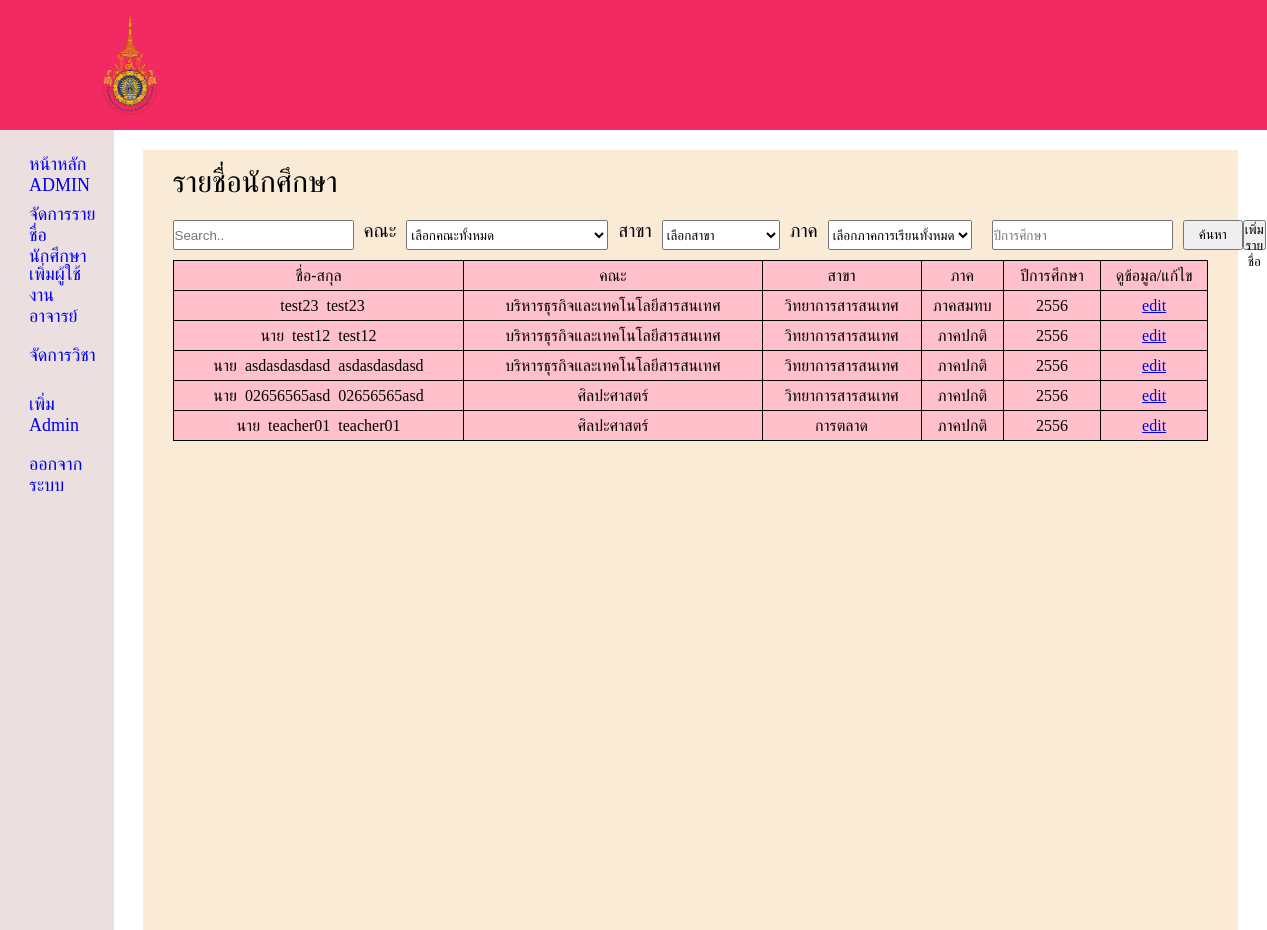
The app's page /admin/admin_manageStd.php (signed in) with its own data.
### tables this page shows
CREATE TABLE `student_detail` (
  `Student_id` int(11) NOT NULL,
  `User_id` int(11) NOT NULL,
  `Prefix` text NOT NULL,
  `Fname` varchar(100) NOT NULL,
  `Lname` varchar(100) NOT NULL,
  `Faculty` enum('บริหารธุรกิจและเทคโนโลยีสารสนเทศ','ศิลปะศาสตร์') NOT NULL,
  `Major` enum('วิทยาการสารสนเทศ','การตลาด','บัญชี') NOT NULL,
  `Student_idcard` int(13) DEFAULT NULL,
  `Supclass_std` text,
  `Student_year` int(4) NOT NULL,
  `Phone_std` int(11) DEFAULT NULL,
  `Email_std` text,
  `Pic_grad` varchar(255) DEFAULT NULL,
  `std_confirm_tran` int(1) NOT NULL DEFAULT '0'
);

### admin/admin_manageStd.php (the view, shortened to what this page needs)
<?php
require '../connect.php';
if (isset($_POST['btn-search'])){
    $name = $_POST["searchStd"];
    $faculty = $_POST['select-faculty'];
    $major = $_POST['select-major'];
    $student_year = $_POST['student_year'];
    $supclass = $_POST['select-supclass'];
    $sql = "SELECT * FROM student_detail WHERE Faculty LIKE '%$faculty%' AND Major LIKE '%$major%' AND Fname LIKE '%$name%' AND Supclass_std LIKE '%$supclass%' AND Student_year LIKE '%$student_year%'";
}
else if(isset($_POST['btn-search'])){
    $name = $_POST["searchStd"];
    $sql = "SELECT * FROM student_detail WHERE Fname LIKE '%$name%' order by Fname ASC";
}
else{$sql = "SELECT * FROM student_detail";
}
$result = $connect->query($sql);
?>
<!DOCTYPE html>
<html lang="en">
<head>
    <link rel='stylesheet' type='text/css' media='screen' href='styleadmin.css'>
</head>
<body>
    <header class="header">
    <img src="../picture/มหาวิทยาลัยเทคโนโลยีราชมงคลตะวันออก.png" class="logo">
        </header>
        <div class="container">
            <nav class="sidebar">
                <div class="menu-bar">
                    <div class="menu">
                        <ul class="menu-links">
                            <li class="link">
                                <a href ="admin_home.php">
                                    <span class="text nav-text">หน้าหลัก ADMIN</span>
                                </a>
                            </li>
                            <li class="link">
                                <a href ="admin_manageStd.php">
                                    <span class="text nav-text">จัดการรายชื่อนักศึกษา</span>
                                </a>
                            </li>
                            <li class="link">
                                <a href ="add-user-teacher.php">
                                    <span class="text nav-text">เพิ่มผู้ใช้งานอาจารย์</span>
                                </a>
                            </li>
                            <li class="link">
                                <a href ="Admin_manageSub.php">
                                    <span class="text nav-text">จัดการวิชา</span>
                                </a>
                            </li>
                            <li class="link">
                                <a href ="add-admin.php">
                                    <span class="text nav-text">เพิ่ม Admin</span>
                                </a>
                            </li>
                            <li class="link">
                                <a href ="logout.php">
                                    <span class="text nav-text">ออกจากระบบ</span>
                                </a>
                            </li>
                        </ul>
                    </div>
                </div>
            </nav>
            <section class="home">
                <div class="container-box">
                    <span>รายชื่อนักศึกษา</span>
                    <div class="search-name">
                        <form action = "admin_manageStd.php" class="form-group" method="POST">
                        <input type="text" placeholder="Search.." name="searchStd">
                        <span>คณะ</span>
                        <select name = "select-faculty" name= "select-faculty">
                            <option value="">เลือกคณะทั้งหมด</option>
                        </select>
                        <span>สาขา</span>
                        <select name = "select-major" name= "select-major">
                            <option value="">เลือกสาขา</option>
                        </select>
                        <span>ภาค</span>
                        <select name = "select-supclass" name ="select-supclass">
                            <option value="">เลือกภาคการเรียนทั้งหมด</option>
                        </select>
                        <input type="text" placeholder="ปีการศึกษา" name="student_year">
                        <input type="submit" value="ค้นหา" name="btn-search" class="btn-search">
                        </form>
                        <div class="box-add-std">
                            <button id="btn-add-std" > เพิ่มรายชื่อ </button>
                        </div>
                    </div>
                    <form action="admin_manageStd.php" class="container-box-innerbox" method ="POST">
                        <table>
                            <tr>
                                <td><input type="submit" value="ชื่อ-สกุล" name="stdname" class="input"></td>
                                <td><input type="submit" value="คณะ" name="stdfac" class="input"></td>
                                <td><input type="submit" value="สาขา" name="stdname" class="input"></td>
                                <td><input type="submit" value="ภาค" name="stdname" class="input"></td>
                                <td><input type="submit" value="ปีการศึกษา" name="stdname" class="input"></td>
                                <td>ดูข้อมูล/แก้ไข</td>
                            </tr>
                            <?php while($row = $result->fetch_assoc()): ?>
                            <tr>
                                <td><?php echo $row['Prefix']; echo "&nbsp&nbsp" ;  echo $row['Fname']; echo "&nbsp&nbsp" ;echo $row['Lname'];?></td>
                                <td><?php echo $row['Faculty'];?></td>
                                <td><?php echo $row['Major'];?></td>
                                <td><?php echo $row['Supclass_std'];?></td>
                                <td><?php echo $row['Student_year']; ?></td>
                                <td><a href = "edit_std.php?GetID=<?php echo $row['Student_id']?>">edit</a></td>
                            </tr>
                            <?php endwhile ?>
                        </table>
                    </form>
                </div>
            </section>
</body>
</html>

### admin/styleadmin.css (style rules this page uses)
* { margin: 0; padding: 0; box-sizing: border-box; }
.header { display: flex; align-items: center; justify-content: space-between; background-color: #f32963; padding: 15px 80px; }
.logo { width: 100px; height: 100px; object-fit: contain; }
.container { display: flex; }
.sidebar { top: 0; left: 0; height: 100vh; width: 250px; padding: 10px 14px; background-color: rgba(228, 211, 211, 0.719); }
.sidebar li { height: 50px; margin-top: 10px; display: flex; list-style: none; align-items: center; font-size: 18px; }
.sidebar li a { width: 100%; height: 100%; padding-left: 15px; display: flex; align-items: center; text-decoration: none; border-radius: 5px; }
.menu-bar { width: 100%; }
.home { display: flex; justify-content: center; height: 100vh; width: 100%; }
.container-box { margin-top: 20px; padding: 15px 30px; width: 95%; background-color: antiquewhite; }
.container-box span { font-size: 30px; }
.search-name { height: 50px; margin-top: 10px; display: flex; align-items: center; }
.form-group { display: flex; }
.btn-search { margin-left: 10px; width: 60px; }
.container-box-innerbox { width: 100%; background-color:pink; }
table { width: 100%; border-collapse: collapse; }
td { height: 30px; text-align: center; border:1px solid; vertical-align: center; }
.search-name input { height: 30px; }
td input { font-size: 12px; height: 25px; padding: 2px 3px; }
.box-add-std,.box-add-sub,.box-add-teacher,.box-add-admin { width: 100%; height:30px; display: flex; justify-content: flex-end; }
.container-box-innerbox .input { background: none; border: none; cursor: pointer; font-size: 16px; }
.search-name span { font-size: 19px; margin: 0px 10px; }

### records on screen
student_detail: Fname "test23", Lname "test23", Faculty "บริหารธุรกิจและเทคโนโลยีสารสนเทศ", Major "วิทยาการสารสนเทศ", Supclass_std "ภาคสมทบ", Student_year "2556"
student_detail: Prefix "นาย", Fname "test12", Lname "test12", Faculty "บริหารธุรกิจและเทคโนโลยีสารสนเทศ", Major "วิทยาการสารสนเทศ", Supclass_std "ภาคปกติ", Student_year "2556"
student_detail: Prefix "นาย", Fname "asdasdasdasd", Lname "asdasdasdasd", Faculty "บริหารธุรกิจและเทคโนโลยีสารสนเทศ", Major "วิทยาการสารสนเทศ", Supclass_std "ภาคปกติ", Student_year "2556"
student_detail: Prefix "นาย", Fname "02656565asd", Lname "02656565asd", Faculty "ศิลปะศาสตร์", Major "วิทยาการสารสนเทศ", Supclass_std "ภาคปกติ", Student_year "2556"
student_detail: Prefix "นาย", Fname "teacher01", Lname "teacher01", Faculty "ศิลปะศาสตร์", Major "การตลาด", Supclass_std "ภาคปกติ", Student_year "2556"
